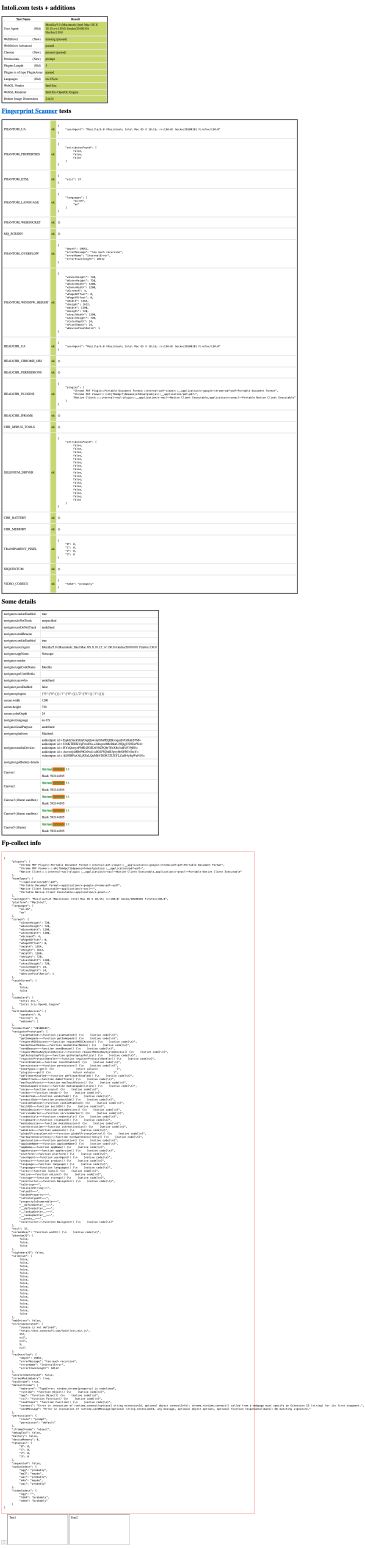
#> input picture src/stealth.png, 1821 x 7737 px (shown at 1/5 size); its folder holds only this picture in this run
$ python images2pdf.py src src/stealth.png
#> lines starting #> are read from the running program, lines starting #| are printed output that depends on the picture
#!/usr/bin/env python
# coding=utf-8

import os
import sys
from io import BytesIO
from PIL import Image
from reportlab.platypus import SimpleDocTemplate, Image as ReportLabImage
from reportlab.lib.pagesizes import letter

def main(input_folder, output_pdf):
    # 1. 列出文件夹中的所有图片并按照创建时间排序
#> called with input_folder = 'src', output_pdf = 'src/stealth.png'
    all_images = [os.path.join(input_folder, img) for img in os.listdir(input_folder) if img.endswith('.png') or img.endswith('.jpg')]

    # 按创建时间排序
    all_images.sort(key=os.path.getctime)

    # 2. 使用PIL压缩图片并保存到内存
    compressed_images = []
    for img_path in all_images:
        img = Image.open(img_path)
#> img is the input picture: PIL image 1821x7737 RGBA; mean R, G, B, A 249.7, 249.7, 248.4, 255
        img.thumbnail((1024, 1024))  # 可以根据需要修改这个大小
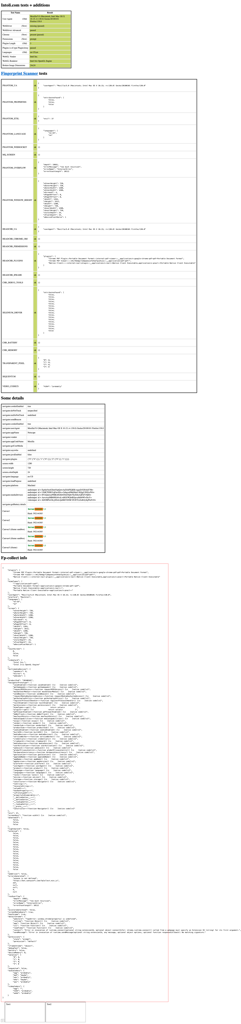
#> img: PIL image 241x1024 RGBA; mean R, G, B, A 249.5, 249.5, 248.2, 255
        byte_arr = BytesIO()
#> (the run stopped early here; a loop or call above may not have finished)
